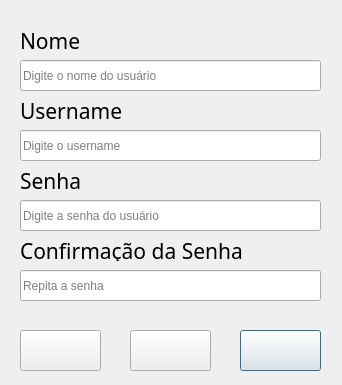
<?xml version="1.0" encoding="UTF-8"?>
<ui version="4.0">
 <class>Cadastro</class>
 <widget class="QDialog" name="Cadastro">
  <property name="geometry">
   <rect>
    <x>0</x>
    <y>0</y>
    <width>342</width>
    <height>385</height>
   </rect>
  </property>
  <property name="acceptDrops">
   <bool>false</bool>
  </property>
  <property name="windowTitle">
   <string>Dialog</string>
  </property>
  <widget class="QLineEdit" name="pass1">
   <property name="geometry">
    <rect>
     <x>20</x>
     <y>200</y>
     <width>301</width>
     <height>31</height>
    </rect>
   </property>
   <property name="echoMode">
    <enum>QLineEdit::Password</enum>
   </property>
   <property name="placeholderText">
    <string>Digite a senha do usuário</string>
   </property>
  </widget>
  <widget class="QToolButton" name="clean">
   <property name="geometry">
    <rect>
     <x>130</x>
     <y>330</y>
     <width>81</width>
     <height>41</height>
    </rect>
   </property>
   <property name="text">
    <string/>
   </property>
  </widget>
  <widget class="QPushButton" name="send">
   <property name="geometry">
    <rect>
     <x>240</x>
     <y>330</y>
     <width>81</width>
     <height>41</height>
    </rect>
   </property>
   <property name="text">
    <string/>
   </property>
  </widget>
  <widget class="QLabel" name="label_3">
   <property name="geometry">
    <rect>
     <x>20</x>
     <y>240</y>
     <width>251</width>
     <height>21</height>
    </rect>
   </property>
   <property name="font">
    <font>
     <family>STIXVariants</family>
     <pointsize>16</pointsize>
    </font>
   </property>
   <property name="text">
    <string>Confirmação da Senha</string>
   </property>
  </widget>
  <widget class="QLabel" name="label_2">
   <property name="geometry">
    <rect>
     <x>20</x>
     <y>170</y>
     <width>71</width>
     <height>21</height>
    </rect>
   </property>
   <property name="font">
    <font>
     <family>STIXVariants</family>
     <pointsize>16</pointsize>
    </font>
   </property>
   <property name="text">
    <string>Senha</string>
   </property>
  </widget>
  <widget class="QPushButton" name="back">
   <property name="geometry">
    <rect>
     <x>20</x>
     <y>330</y>
     <width>81</width>
     <height>41</height>
    </rect>
   </property>
   <property name="text">
    <string/>
   </property>
  </widget>
  <widget class="QLineEdit" name="pass2">
   <property name="geometry">
    <rect>
     <x>20</x>
     <y>270</y>
     <width>301</width>
     <height>31</height>
    </rect>
   </property>
   <property name="echoMode">
    <enum>QLineEdit::Password</enum>
   </property>
   <property name="placeholderText">
    <string>Repita a senha</string>
   </property>
  </widget>
  <widget class="QLabel" name="label_4">
   <property name="geometry">
    <rect>
     <x>20</x>
     <y>30</y>
     <width>71</width>
     <height>21</height>
    </rect>
   </property>
   <property name="font">
    <font>
     <family>STIXVariants</family>
     <pointsize>16</pointsize>
    </font>
   </property>
   <property name="text">
    <string>Nome</string>
   </property>
  </widget>
  <widget class="QLineEdit" name="username">
   <property name="geometry">
    <rect>
     <x>20</x>
     <y>130</y>
     <width>301</width>
     <height>31</height>
    </rect>
   </property>
   <property name="echoMode">
    <enum>QLineEdit::Normal</enum>
   </property>
   <property name="placeholderText">
    <string>Digite o username</string>
   </property>
  </widget>
  <widget class="QLineEdit" name="name">
   <property name="geometry">
    <rect>
     <x>20</x>
     <y>60</y>
     <width>301</width>
     <height>31</height>
    </rect>
   </property>
   <property name="echoMode">
    <enum>QLineEdit::Normal</enum>
   </property>
   <property name="placeholderText">
    <string>Digite o nome do usuário</string>
   </property>
  </widget>
  <widget class="QLabel" name="label_5">
   <property name="geometry">
    <rect>
     <x>20</x>
     <y>100</y>
     <width>141</width>
     <height>21</height>
    </rect>
   </property>
   <property name="font">
    <font>
     <family>STIXVariants</family>
     <pointsize>16</pointsize>
    </font>
   </property>
   <property name="text">
    <string>Username</string>
   </property>
  </widget>
 </widget>
 <tabstops>
  <tabstop>name</tabstop>
  <tabstop>username</tabstop>
  <tabstop>pass1</tabstop>
  <tabstop>pass2</tabstop>
  <tabstop>send</tabstop>
  <tabstop>clean</tabstop>
  <tabstop>back</tabstop>
 </tabstops>
 <resources/>
 <connections/>
</ui>
